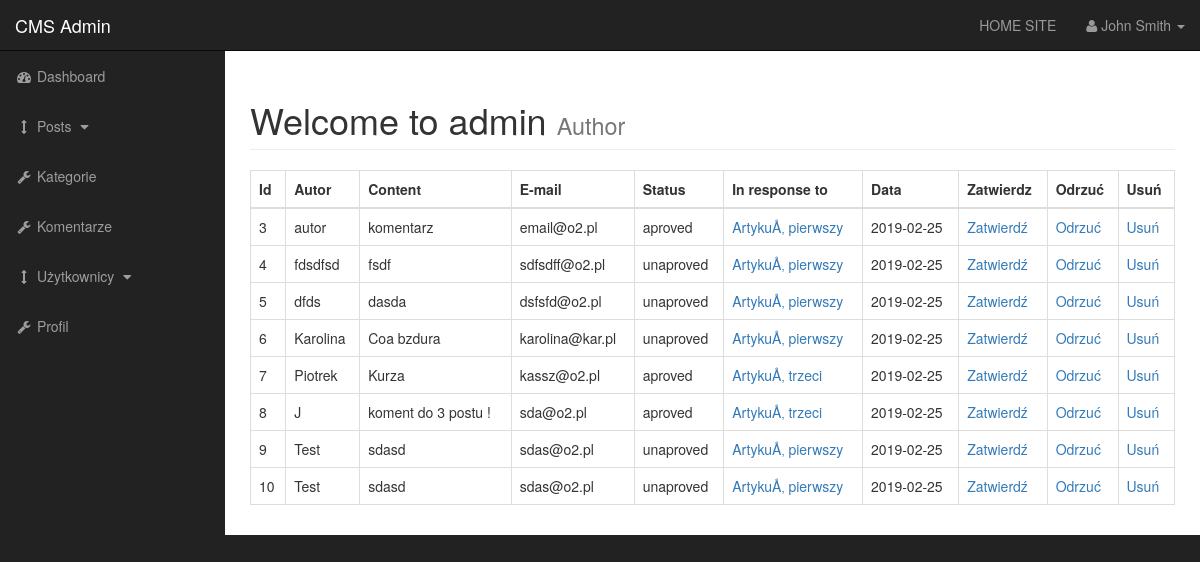
/admin/comments.php, run on an earlier commit of the app's database.
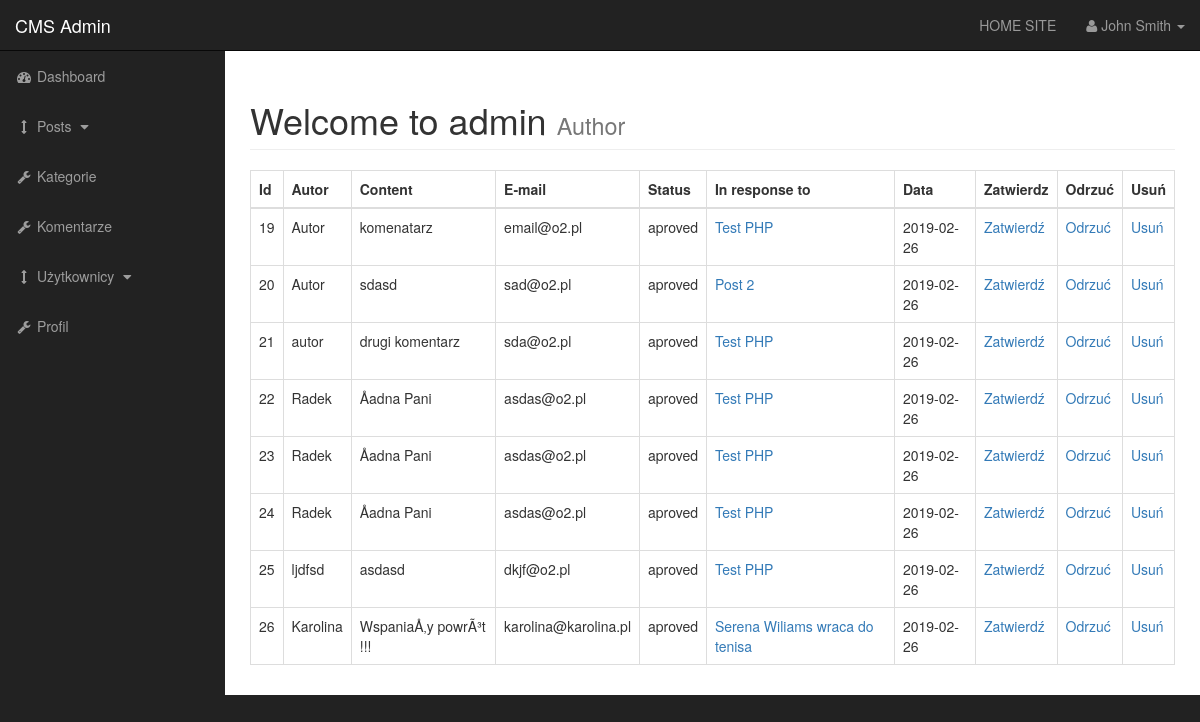
And on a later commit of the database.
### tables this page shows
CREATE TABLE `comments` (
  `comment_id` int(255) NOT NULL,
  `comment_post_id` int(255) NOT NULL,
  `comment_author` varchar(255) NOT NULL,
  `comment_email` varchar(255) NOT NULL,
  `comment_content` text NOT NULL,
  `comment_status` varchar(255) NOT NULL,
  `comment_date` date NOT NULL
);

CREATE TABLE `posts` (
  `post_id` int(3) NOT NULL,
  `post_category_id` int(3) NOT NULL,
  `post_title` varchar(255) NOT NULL,
  `post_author` varchar(255) NOT NULL,
  `post_date` date NOT NULL,
  `post_image` text NOT NULL,
  `post_content` text NOT NULL,
  `post_tags` varchar(255) NOT NULL,
  `post_comment_count` int(11) NOT NULL,
  `post_status` varchar(255) NOT NULL DEFAULT 'draft'
);

### admin/includes/admin_view_all_comments.php (the view, shortened to what this page needs)
<table class="table table-bordered table-hover">
    <thead>
        <tr>
            <th>Id</th>
            <th>Autor</th>
            <th>Content</th>
            <th>E-mail</th>
            <th>Status</th>
            <th>In response to</th>
            <th>Data</th>
            <th>Zatwierdz</th>
            <th>Odrzuć</th>
            <th>Usuń</th>
        </tr>
    </thead>
<tbody>
      <?php
        global $connection;
        $query = "SELECT * FROM comments";
        $select_comments = mysqli_query($connection,$query);
        while($row = mysqli_fetch_assoc($select_comments)) {
        $comment_id = $row['comment_id'];
        $comment_post_id = $row['comment_post_id'];
        $comment_author = $row['comment_author'];
        $comment_email = $row['comment_email'];
        $comment_content = $row['comment_content'];
        $comment_status = $row['comment_status'];
        $comment_date = $row['comment_date'];
        echo "<tr>";
        echo "<td> $comment_id </td>";
        echo "<td> $comment_author </td>";
        echo "<td> $comment_content </td>";
        echo "<td> $comment_email </td>";
        echo "<td> $comment_status </td>";
$query = "SELECT * FROM posts WHERE post_id= $comment_post_id ";
$select_post_id = mysqli_query($connection,$query);
while($row = mysqli_fetch_assoc($select_post_id)) {
$post_title = $row['post_title'];
$post_id = $row['post_id'];
echo "<td><a href='../post.php?p_id=$post_id'>{$post_title}</a></td>";
}
        echo "<td> $comment_date </td>";
        echo "<td><a href='comments.php?aprove={$comment_id}'>Zatwierdź</a></td>";
         echo "<td><a href='comments.php?unaprove={$comment_id}'>Odrzuć</a></td>";
        echo "<td><a href='comments.php?delete={$comment_id}'>Usuń</a></td>";
        echo "</tr>" ;
     } ?>
</tbody>
</table>

What changed in the data, as far as the page shows it:
removed comments: comment_id "3", comment_author "autor", comment_content "komentarz", comment_email "email@o2.pl", comment_status "aproved", comment_date "2019-02-25"
removed posts: post_title "ArtykuÅ‚ pierwszy"
removed comments: comment_id "4", comment_author "fdsdfsd", comment_content "fsdf", comment_email "sdfsdff@o2.pl", comment_status "unaproved", comment_date "2019-02-25"
removed comments: comment_id "5", comment_author "dfds", comment_content "dasda", comment_email "dsfsfd@o2.pl", comment_status "unaproved", comment_date "2019-02-25"
removed comments: comment_id "6", comment_author "Karolina", comment_content "Coa bzdura", comment_email "karolina@kar.pl", comment_status "unaproved", comment_date "2019-02-25"
removed comments: comment_id "7", comment_author "Piotrek", comment_content "Kurza", comment_email "kassz@o2.pl", comment_status "aproved", comment_date "2019-02-25"
removed posts: post_title "ArtykuÅ‚ trzeci"
removed comments: comment_id "8", comment_author "J", comment_content "koment do 3 postu !", comment_email "sda@o2.pl", comment_status "aproved", comment_date "2019-02-25"
removed comments: comment_id "9", comment_author "Test", comment_content "sdasd", comment_email "sdas@o2.pl", comment_status "unaproved", comment_date "2019-02-25"
removed comments: comment_id "10", comment_author "Test", comment_content "sdasd", comment_email "sdas@o2.pl", comment_status "unaproved", comment_date "2019-02-25"
added comments: comment_id "19", comment_author "Autor", comment_content "komenatarz", comment_email "email@o2.pl", comment_status "aproved", comment_date "2019-02-26"
added posts: post_title "Test PHP"
added comments: comment_id "20", comment_author "Autor", comment_content "sdasd", comment_email "sad@o2.pl", comment_status "aproved", comment_date "2019-02-26"
added posts: post_title "Post 2", shown under "20"
added comments: comment_id "21", comment_author "autor", comment_content "drugi komentarz", comment_email "sda@o2.pl", comment_status "aproved", comment_date "2019-02-26"
added comments: comment_id "22", comment_author "Radek", comment_content "Åadna Pani", comment_email "asdas@o2.pl", comment_status "aproved", comment_date "2019-02-26"
added comments: comment_id "23", comment_author "Radek", comment_content "Åadna Pani", comment_email "asdas@o2.pl", comment_status "aproved", comment_date "2019-02-26"
added comments: comment_id "24", comment_author "Radek", comment_content "Åadna Pani", comment_email "asdas@o2.pl", comment_status "aproved", comment_date "2019-02-26"
added comments: comment_id "25", comment_author "ljdfsd", comment_content "asdasd", comment_email "dkjf@o2.pl", comment_status "aproved", comment_date "2019-02-26"
added comments: comment_id "26", comment_author "Karolina", comment_content "WspaniaÅ‚y powrÃ³t !!!", comment_email "karolina@karolina.pl", comment_status "aproved", comment_date "2019-02-26"
added posts: post_title "Serena Wiliams wraca do tenisa", shown under "26"
